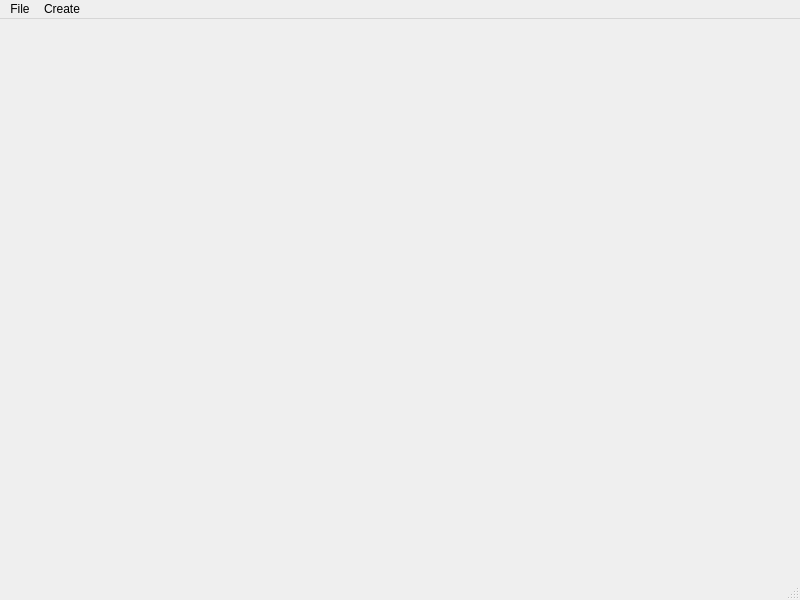
<?xml version="1.0" encoding="UTF-8"?>
<ui version="4.0">
 <class>MainWindowForm</class>
 <widget class="QMainWindow" name="MainWindowForm">
  <property name="geometry">
   <rect>
    <x>0</x>
    <y>0</y>
    <width>800</width>
    <height>600</height>
   </rect>
  </property>
  <property name="windowTitle">
   <string>MainWindow</string>
  </property>
  <widget class="QWidget" name="centralwidget">
   <layout class="QHBoxLayout" name="horizontalLayout">
    <item>
     <widget class="QWidget" name="dummyWidget" native="true"/>
    </item>
   </layout>
  </widget>
  <widget class="QMenuBar" name="menubar">
   <property name="geometry">
    <rect>
     <x>0</x>
     <y>0</y>
     <width>800</width>
     <height>22</height>
    </rect>
   </property>
   <widget class="QMenu" name="menuFile">
    <property name="title">
     <string>File</string>
    </property>
    <addaction name="actionNew_File"/>
    <addaction name="separator"/>
    <addaction name="actionOpen_File"/>
    <addaction name="actionClose_File"/>
   </widget>
   <widget class="QMenu" name="menuCreate">
    <property name="title">
     <string>Create</string>
    </property>
   </widget>
   <addaction name="menuFile"/>
   <addaction name="menuCreate"/>
  </widget>
  <widget class="QStatusBar" name="statusbar"/>
  <action name="actionOpen_File">
   <property name="text">
    <string>Open File</string>
   </property>
  </action>
  <action name="actionClose_File">
   <property name="text">
    <string>Close File</string>
   </property>
  </action>
  <action name="actionBeam">
   <property name="text">
    <string>Beam</string>
   </property>
  </action>
  <action name="actionColumn">
   <property name="text">
    <string>Column</string>
   </property>
  </action>
  <action name="actionWall">
   <property name="text">
    <string>Wall</string>
   </property>
  </action>
  <action name="actionShear_Wall_Plan">
   <property name="text">
    <string>Shear Wall Plan</string>
   </property>
  </action>
  <action name="actionStrip_Footing">
   <property name="text">
    <string>Strip Footing</string>
   </property>
  </action>
  <action name="actionSpot_Footing">
   <property name="text">
    <string>Spot Footing</string>
   </property>
  </action>
  <action name="actionNew_File">
   <property name="text">
    <string>New File</string>
   </property>
  </action>
 </widget>
 <resources/>
 <connections/>
</ui>
